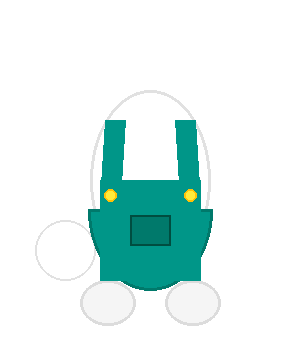
#> input picture cartoon/assets/characters/chintu_body.png, 300 x 340 px, found by its file name
$ python thumbnail.py
#> lines starting #> are read from the running program, lines starting #| are printed output that depends on the picture
### cartoon/character_rig.py
import os
import sys
import math
sys.path.insert(0, r"C:\kids_automation")
from PIL import Image
from cartoon.config import CHARACTERS_DIR, PROPS_DIR

class CharacterRig:
    def __init__(self):
        self._load_assets()

    def _load_assets(self):
        self.c_body = Image.open(os.path.join(CHARACTERS_DIR, "chintu_body.png")).convert("RGBA")
#> self.c_body is the input picture: PIL image 300x340 RGBA; mean R, G, B, A 33.3, 52.7, 50.3, 68.4
        self.c_head = Image.open(os.path.join(CHARACTERS_DIR, "chintu_head.png")).convert("RGBA")
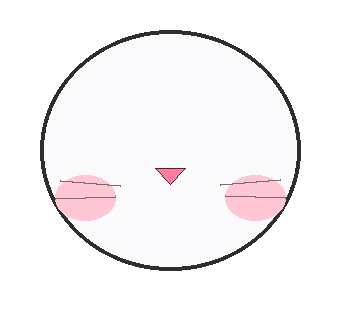
#> input picture cartoon/assets/characters/chintu_head.png, 340 x 320 px, found by its file name
#> self.c_head is the input picture: PIL image 340x320 RGBA; mean R, G, B, A 107.7, 104.2, 105.8, 112.7
        self.c_ear = Image.open(os.path.join(CHARACTERS_DIR, "chintu_ear.png")).convert("RGBA")
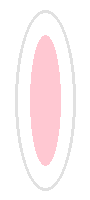
#> input picture cartoon/assets/characters/chintu_ear.png, 90 x 200 px, found by its file name
#> self.c_ear is the input picture: PIL image 90x200 RGBA; mean R, G, B, A 121.2, 110, 111.9, 116.8
#> (the run stopped early here; a loop or call above may not have finished)
